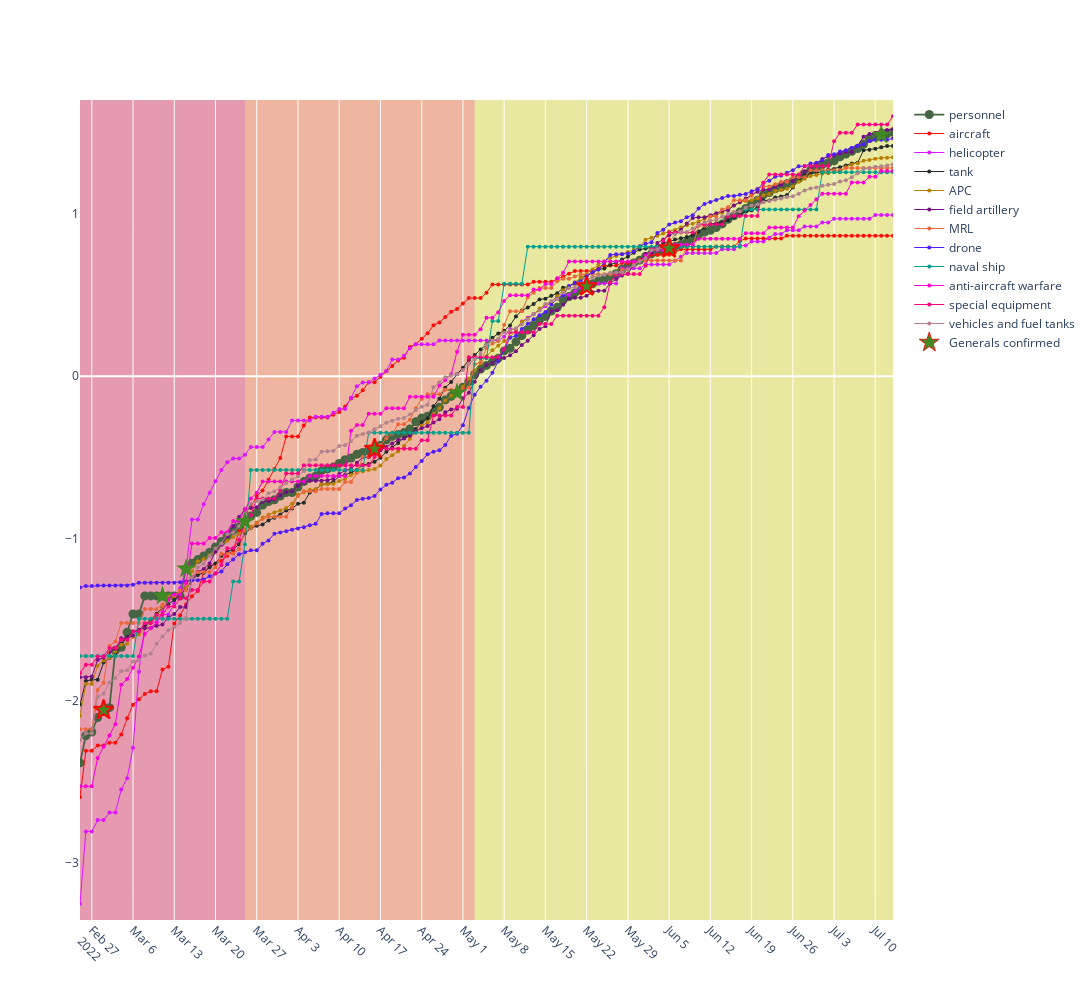

Notebook cell for this chart:
### Code cell
general_y = d5th[d5th.date.isin(ru_losses_pers[ru_losses_pers['generals_claimed']==1]['date'].values)]['personnel']
init_notebook_mode(connected=True)
fig = go.Figure()
fig.update_layout(autosize=False, width=1500, height=1000)
for i,feature in enumerate(d5th.iloc[0:,0:12]):
    if feature == 'personnel':
        fig.add_trace(go.Scatter(x=d5th['date'], y=d5th[feature],
                                 mode='lines+markers',
                                 name=feature,
                                 line_color = '#466542',
                                 line_width = 1.75,
                                 marker_size = 9
                                ))
    else: 
        fig.add_trace(go.Scatter(x=d5th['date'], y=d5th[feature],
                                 mode='lines+markers',
                                 name=feature,
                                 line_color = px.colors.qualitative.Dark24[i+2],
                                 line_width = 1,
                                 marker_size = 4
                                ))
fig.add_trace(go.Scatter(x=ru_losses_pers[ru_losses_pers['generals_claimed']==1]['date'].values, 
                         y=general_y,
                         mode='markers',
                         name='Generals confirmed',
                         marker_size = 15,
                         marker_color = '#418A23',
                         marker_line_color='#F50707',
                         marker_line_width=ru_losses_pers[ru_losses_pers['generals_claimed']==1]['generals_confirmed'].values*2,
                         marker_symbol='star',
                         text = generals['Name']
                         
                        ))
fig.update_xaxes(range=[d5th['date'][0], d5th['date'][len(d5th['date']) - 1]], tickangle = 45, nticks = 25, tickmode = 'auto',showgrid=True)
fig.update_yaxes(range=[data_min, data_max],showgrid=False)
fig.update_layout(shapes=shapes)
fig.show()

### Figure 1 — Plotly figure (JSON) as saved in the notebook; plotly's stock layout.template omitted (floating-point values rounded to 4 significant figures; data arrays with more than 128 entries replaced by an {"elided": "..."} marker saying what was removed)
{"data": [{"line": {"color": "#466542", "width": 1.75}, "marker": {"size": 9}, "mode": "lines+markers", "name": "personnel", "type": "scatter", "x": {"elided": "139 str values"}, "y": {"elided": "139 float values"}}, {"line": {"color": "#FB0D0D", "width": 1}, "marker": {"size": 4}, "mode": "lines+markers", "name": "aircraft", "type": "scatter", "x": {"elided": "139 str values"}, "y": {"elided": "139 float values"}}, {"line": {"color": "#DA16FF", "width": 1}, "marker": {"size": 4}, "mode": "lines+markers", "name": "helicopter", "type": "scatter", "x": {"elided": "139 str values"}, "y": {"elided": "139 float values"}}, {"line": {"color": "#222A2A", "width": 1}, "marker": {"size": 4}, "mode": "lines+markers", "name": "tank", "type": "scatter", "x": {"elided": "139 str values"}, "y": {"elided": "139 float values"}}, {"line": {"color": "#B68100", "width": 1}, "marker": {"size": 4}, "mode": "lines+markers", "name": "APC", "type": "scatter", "x": {"elided": "139 str values"}, "y": {"elided": "139 float values"}}, {"line": {"color": "#750D86", "width": 1}, "marker": {"size": 4}, "mode": "lines+markers", "name": "field artillery", "type": "scatter", "x": {"elided": "139 str values"}, "y": {"elided": "139 float values"}}, {"line": {"color": "#EB663B", "width": 1}, "marker": {"size": 4}, "mode": "lines+markers", "name": "MRL", "type": "scatter", "x": {"elided": "139 str values"}, "y": {"elided": "139 float values"}}, {"line": {"color": "#511CFB", "width": 1}, "marker": {"size": 4}, "mode": "lines+markers", "name": "drone", "type": "scatter", "x": {"elided": "139 str values"}, "y": {"elided": "139 float values"}}, {"line": {"color": "#00A08B", "width": 1}, "marker": {"size": 4}, "mode": "lines+markers", "name": "naval ship", "type": "scatter", "x": {"elided": "139 str values"}, "y": {"elided": "139 float values"}}, {"line": {"color": "#FB00D1", "width": 1}, "marker": {"size": 4}, "mode": "lines+markers", "name": "anti-aircraft warfare", "type": "scatter", "x": {"elided": "139 str values"}, "y": {"elided": "139 float values"}}, {"line": {"color": "#FC0080", "width": 1}, "marker": {"size": 4}, "mode": "lines+markers", "name": "special equipment", "type": "scatter", "x": {"elided": "139 str values"}, "y": {"elided": "139 float values"}}, {"line": {"color": "#B2828D", "width": 1}, "marker": {"size": 4}, "mode": "lines+markers", "name": "vehicles and fuel tanks", "type": "scatter", "x": {"elided": "139 str values"}, "y": {"elided": "139 float values"}}, {"marker": {"color": "#418A23", "line": {"color": "#F50707", "width": [2, 0, 0, 0, 2, 0, 2, 2, 0]}, "size": 15, "symbol": "star"}, "mode": "markers", "name": "Generals confirmed", "text": ["Andrey Sukhovetsky", "Andrei Kolesnikov", "Oleg Mityaev", "Yakov Rezantsev", "Vladimir Frolov", "Andrei Simonov", "Kanamat Botashev", "Roman Kutuzov", "Artem Nasbulin"], "type": "scatter", "x": ["2022-03-01", "2022-03-11", "2022-03-15", "2022-03-25", "2022-04-16", "2022-04-30", "2022-05-22", "2022-06-05", "2022-07-11"], "y": [-2.056, -1.353, -1.186, -0.8949, -0.4477, -0.1012, 0.5528, 0.7876, 1.486]}], "layout": {"autosize": false, "height": 1000, "shapes": [{"fillcolor": "#e4002b", "layer": "below", "line": {"width": 0}, "opacity": 0.35, "type": "rect", "x0": "2022-02-25", "x1": "2022-03-25", "xref": "x", "y0": -3.35, "y1": 1.702, "yref": "y"}, {"fillcolor": "#fe5000", "layer": "below", "line": {"width": 0}, "opacity": 0.35, "type": "rect", "x0": "2022-03-25", "x1": "2022-05-03", "xref": "x", "y0": -3.35, "y1": 1.702, "yref": "y"}, {"fillcolor": "#efdf00", "layer": "below", "line": {"width": 0}, "opacity": 0.35, "type": "rect", "x0": "2022-05-03", "x1": "2022-07-14", "xref": "x", "y0": -3.35, "y1": 1.702, "yref": "y"}], "width": 1500, "xaxis": {"nticks": 25, "range": ["2022-02-25", "2022-07-13"], "showgrid": true, "tickangle": 45, "tickmode": "auto"}, "yaxis": {"range": [-3.35, 1.702], "showgrid": false}}}
